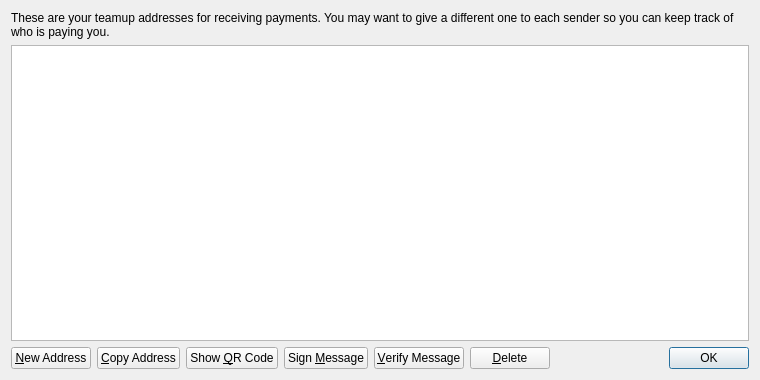
<?xml version="1.0" encoding="UTF-8"?>
<ui version="4.0">
 <class>AddressBookPage</class>
 <widget class="QWidget" name="AddressBookPage">
  <property name="geometry">
   <rect>
    <x>0</x>
    <y>0</y>
    <width>760</width>
    <height>380</height>
   </rect>
  </property>
  <property name="windowTitle">
   <string>Address Book</string>
  </property>
  <layout class="QVBoxLayout" name="verticalLayout">
   <item>
    <widget class="QLabel" name="labelExplanation">
     <property name="text">
      <string>These are your teamup addresses for receiving payments. You may want to give a different one to each sender so you can keep track of who is paying you.</string>
     </property>
     <property name="textFormat">
      <enum>Qt::PlainText</enum>
     </property>
     <property name="wordWrap">
      <bool>true</bool>
     </property>
    </widget>
   </item>
   <item>
    <widget class="QTableView" name="tableView">
     <property name="contextMenuPolicy">
      <enum>Qt::CustomContextMenu</enum>
     </property>
     <property name="toolTip">
      <string>Double-click to edit address or label</string>
     </property>
     <property name="tabKeyNavigation">
      <bool>false</bool>
     </property>
     <property name="alternatingRowColors">
      <bool>true</bool>
     </property>
     <property name="selectionMode">
      <enum>QAbstractItemView::SingleSelection</enum>
     </property>
     <property name="selectionBehavior">
      <enum>QAbstractItemView::SelectRows</enum>
     </property>
     <property name="sortingEnabled">
      <bool>true</bool>
     </property>
     <attribute name="verticalHeaderVisible">
      <bool>false</bool>
     </attribute>
    </widget>
   </item>
   <item>
    <layout class="QHBoxLayout" name="horizontalLayout">
     <item>
      <widget class="QPushButton" name="newAddressButton">
       <property name="toolTip">
        <string>Create a new address</string>
       </property>
       <property name="text">
        <string>&amp;New Address</string>
       </property>
       <property name="icon">
        <iconset resource="../bitcoin.qrc">
         <normaloff>:/icons/add</normaloff>:/icons/add</iconset>
       </property>
      </widget>
     </item>
     <item>
      <widget class="QPushButton" name="copyToClipboard">
       <property name="toolTip">
        <string>Copy the currently selected address to the system clipboard</string>
       </property>
       <property name="text">
        <string>&amp;Copy Address</string>
       </property>
       <property name="icon">
        <iconset resource="../bitcoin.qrc">
         <normaloff>:/icons/editcopy</normaloff>:/icons/editcopy</iconset>
       </property>
      </widget>
     </item>
     <item>
      <widget class="QPushButton" name="showQRCode">
       <property name="text">
        <string>Show &amp;QR Code</string>
       </property>
       <property name="icon">
        <iconset resource="../bitcoin.qrc">
         <normaloff>:/icons/qrcode</normaloff>:/icons/qrcode</iconset>
       </property>
      </widget>
     </item>
     <item>
      <widget class="QPushButton" name="signMessage">
       <property name="toolTip">
        <string>Sign a message to prove you own a teamup address</string>
       </property>
       <property name="text">
        <string>Sign &amp;Message</string>
       </property>
       <property name="icon">
        <iconset resource="../bitcoin.qrc">
         <normaloff>:/icons/edit</normaloff>:/icons/edit</iconset>
       </property>
      </widget>
     </item>
     <item>
      <widget class="QPushButton" name="verifyMessage">
       <property name="toolTip">
        <string>Verify a message to ensure it was signed with a specified teamup address</string>
       </property>
       <property name="text">
        <string>&amp;Verify Message</string>
       </property>
       <property name="icon">
        <iconset resource="../bitcoin.qrc">
         <normaloff>:/icons/transaction_0</normaloff>:/icons/transaction_0</iconset>
       </property>
      </widget>
     </item>
     <item>
      <widget class="QPushButton" name="deleteButton">
       <property name="toolTip">
        <string>Delete the currently selected address from the list</string>
       </property>
       <property name="text">
        <string>&amp;Delete</string>
       </property>
       <property name="icon">
        <iconset resource="../bitcoin.qrc">
         <normaloff>:/icons/remove</normaloff>:/icons/remove</iconset>
       </property>
      </widget>
     </item>
     <item>
      <spacer name="horizontalSpacer">
       <property name="orientation">
        <enum>Qt::Horizontal</enum>
       </property>
       <property name="sizeHint" stdset="0">
        <size>
         <width>40</width>
         <height>20</height>
        </size>
       </property>
      </spacer>
     </item>
     <item>
      <widget class="QDialogButtonBox" name="buttonBox">
       <property name="sizePolicy">
        <sizepolicy hsizetype="Maximum" vsizetype="Fixed">
         <horstretch>0</horstretch>
         <verstretch>0</verstretch>
        </sizepolicy>
       </property>
       <property name="standardButtons">
        <set>QDialogButtonBox::Ok</set>
       </property>
      </widget>
     </item>
    </layout>
   </item>
  </layout>
 </widget>
 <resources>
  <include location="../bitcoin.qrc"/>
 </resources>
 <connections/>
</ui>
